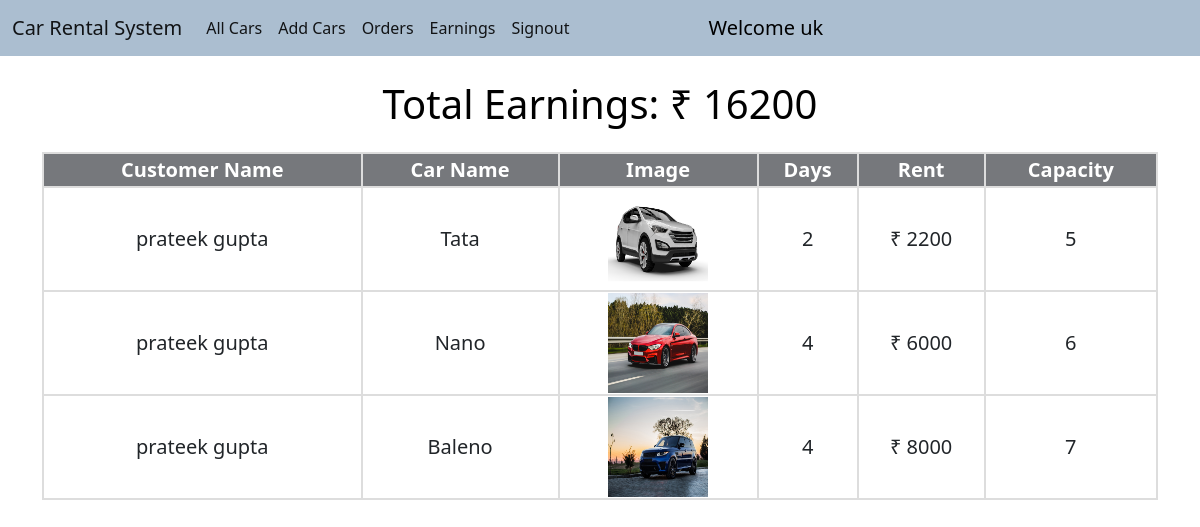
Before: /earnings/ (signed in) with the older database file.
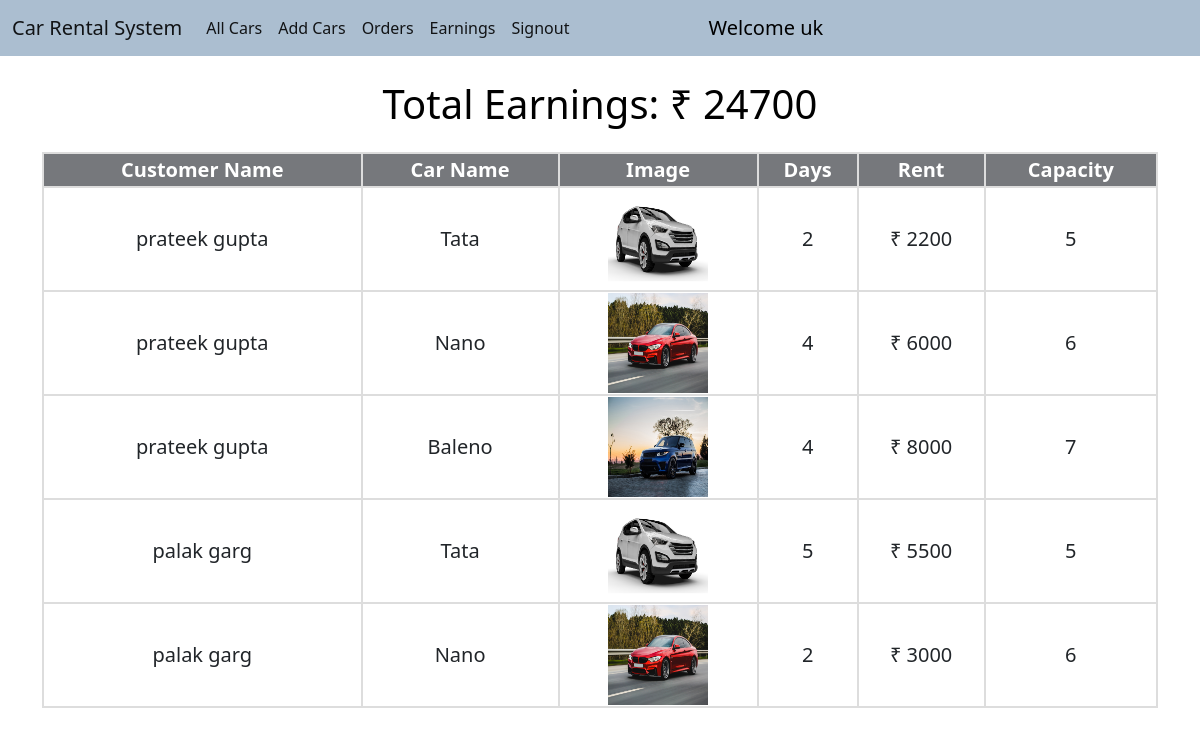
After: the same page with the newer database file.
### home/models.py (models this page shows, shortened)
class Order(models.Model):
    user = models.ForeignKey(User, on_delete=models.CASCADE)
    car_dealer = models.ForeignKey(CarDealer, on_delete=models.CASCADE)
    car = models.ForeignKey(Car, on_delete=models.CASCADE)
    rent = models.CharField(max_length=10)
    days = models.CharField(max_length=3)
    is_complete = models.BooleanField(default=False)

class Car(models.Model):
    name = models.CharField(max_length=50)
    image = models.ImageField(upload_to="")
    car_dealer = models.ForeignKey(CarDealer, on_delete=models.PROTECT)
    capacity = models.CharField(max_length=2)
    location = models.ForeignKey(Location, on_delete=models.SET_NULL, null=True)
    is_available = models.BooleanField(default=True)
    rent = models.CharField(max_length=10, blank=True)

### home/views.py (the view)
# urls.py: path("earnings/", views.earnings, name="earnings"),
def earnings(request):
    username = request.user
    user = User.objects.get(username=username)
    car_dealer = CarDealer.objects.get(car_dealer=user)
    orders = Order.objects.filter(car_dealer=car_dealer)
    all_orders = []
    for order in orders:
        all_orders.append(order)
    return render(request, "earnings.html", {'amount':car_dealer.earnings, 'all_orders':all_orders})

### home/templates/earnings.html (shortened to what this page needs)
{% extends 'car_dealer_navbar.html' %}
{% block body %}
<div class="container">
    {% if all_orders %}
    <h1 class="mt-4">Total Earnings: ₹ {{amount}}</h1>
    <div class="users-table mt-4">
        <table>
            <tbody>
                <tr>
                    <th>Customer Name</th>
                    <th>Car Name</th>
                    <th>Image</th>
                    <th>Days</th>
                    <th>Rent</th>
                    <th>Capacity</th>
                </tr>
                {% for order in all_orders %}
                <tr>
                    <td>{{order.user.get_full_name}}</td>
                    <td>{{order.car.name}}</td>
                    <td><img src="{{order.car.image.url}}" alt="" width="100px" height="100px"></td>
                    <td>{{order.days}}</td>
                    <td>₹ {{order.rent}}</td>
                    <td>{{order.car.capacity}}</td>
                </tr>
                {% endfor %}
            </tbody>
        </table>
        {% else %}
        <br>
        <h2>No Earnings Yet</h2>
    </div>
    {% endif %}
</div>
{% endblock body %}

Changed rows visible on the page:
added Order: user.get_full_name "palak garg", car.name "Tata", car.image (picture), days "5", rent "5500", car.capacity "5"
added Order: user.get_full_name "palak garg", car.name "Nano", car.image (picture), days "2", rent "3000", car.capacity "6"
Other visible differences:
{{ amount }}: "16200" → "24700"
